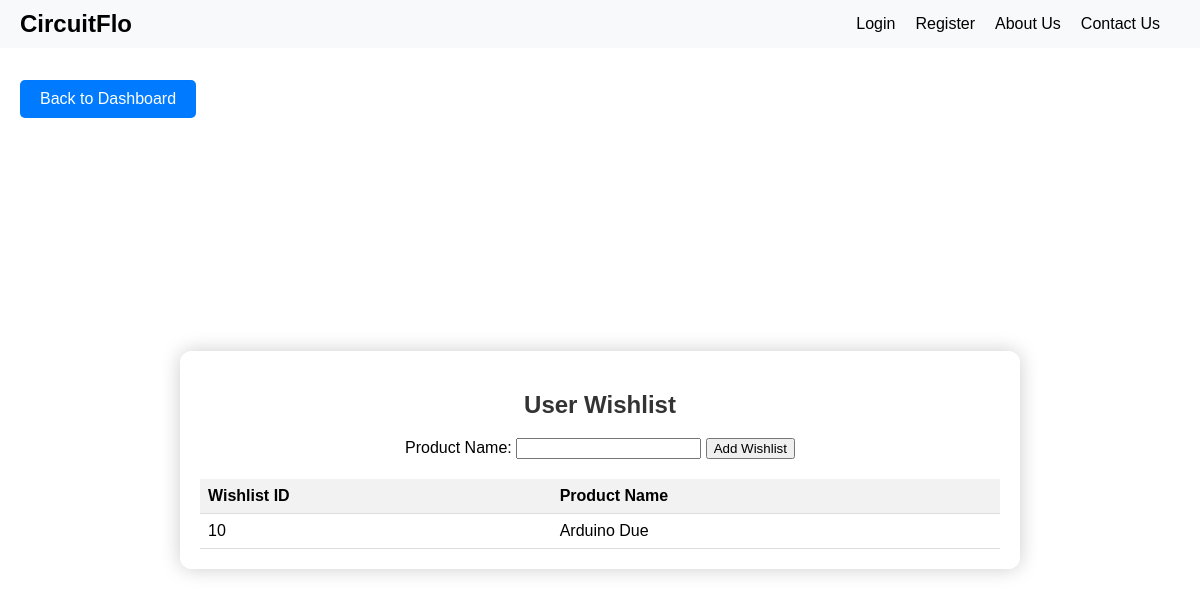
/wishlist.php, run on an earlier commit of the app's database.
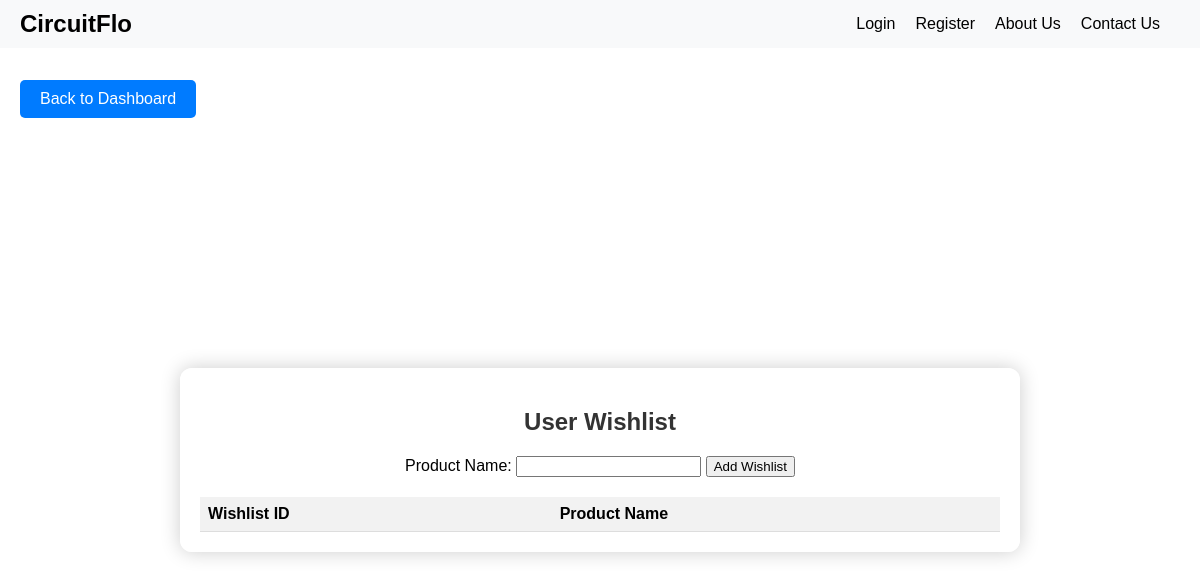
And on a later commit of the database.
### tables this page shows
CREATE TABLE `tblwishlist` (
  `WishlistID` int(6) NOT NULL,
  `UserName` varchar(30) NOT NULL,
  `UserID` int(6) NOT NULL,
  `ProductName` varchar(100) NOT NULL
);

### wishlist.php (the view, shortened to what this page needs)
<?php
include 'connect.php';
$userID = $_SESSION['uniqueid'] ?? "";
$sql = "SELECT WishlistID, ProductName FROM tblwishlist WHERE UserID = '$userID'";
$result = mysqli_query($connection, $sql);
?>
<!DOCTYPE html>
<html lang="en">
<head>
    <link rel="stylesheet" href="wishlist.css">
</head>
<body>
<header class="l-header">
    <?php include 'navbar.php'; ?>
</header>
<a href="dashboard.php" class="back-btn">Back to Dashboard</a>
    <div class="container">
        <h2>User Wishlist</h2>
        <form method="post">
            <label for="product_name">Product Name:</label>
            <input type="text" id="product_name" name="product_name" required>
            <button type="submit">Add Wishlist</button>
        </form>
        <table>
            <thead>
                <tr>
                    <th>Wishlist ID</th>
                    <th>Product Name</th>
                </tr>
            </thead>
            <tbody>
                <?php
                    while($row = mysqli_fetch_assoc($result)) {
                        echo "<tr>";
                        echo "<td>".$row['WishlistID']."</td>";
                        echo "<td>".$row['ProductName']."</td>";
                        echo "</tr>";
                    }
                ?>
            </tbody>
        </table>
    </div>
</body>
</html>

### navbar.php (shortened to what this page needs)
<nav class="nav bd-grid">
    <a href="#" class="nav__logo">CircuitFlo</a>
    <div class="nav__menu" id="nav-menu">
        <ul class="nav__list">
            <li class="nav__item"><a href="login.php" class="nav__link">Login</a></li>
            <li class="nav__item"><a href="register.php" class="nav__link">Register</a></li>
            <li class="nav__item"><a href="#" class="nav__link">About Us</a></li>
            <li class="nav__item"><a href="#" class="nav__link">Contact Us</a></li>
        </ul>
    </div>
</nav>

### wishlist.css (style rules this page uses)
body { font-family: Arial, sans-serif; margin: 0; padding: 0; display: flex; align-items: center; justify-content: center; height: 100vh; background-image: url('images/bgregister.jpg'); background-size: cover; background-position: center; }
.container { width: 80%; max-width: 800px; margin: 0 auto; background-color: rgba(255, 255, 255, 0.9); padding: 20px; border-radius: 12px; box-shadow: 0 0 20px rgba(0, 0, 0, 0.2); text-align: center; }
h2 { text-align: center; color: #333; }
table { width: 100%; border-collapse: collapse; margin-top: 20px; background-color: rgba(255, 255, 255, 0.9); }
th, td { padding: 8px; text-align: left; border-bottom: 1px solid #ddd; }
th { background-color: #f2f2f2; }
.back-btn { position: absolute; top: 20px; left: 20px; background-color: #007bff; border: none; color: white; padding: 10px 20px; text-align: center; text-decoration: none; display: inline-block; font-size: 16px; cursor: pointer; border-radius: 5px; transition: background-color 0.3s; margin-top: 60px; }

### navbar.php (style rules this page uses)
body { font-family: 'Poppins', sans-serif; color: black; margin: 0; padding-top: 60px; }
.l-header { background-color: #f8f9fa; padding: 10px 20px; position: fixed; top: 0; width: 100%; z-index: 1000; }
.nav { display: flex; justify-content: space-between; align-items: center; padding-left: 20px; padding-right: 20px; }
.nav__logo { font-size: 1.5rem; font-weight: bold; text-decoration: none; color: black; }
.nav__menu { display: flex; gap: 20px; }
.nav__list { display: flex; list-style-type: none; margin: 0; padding: 0; }
.nav__item { margin-right: 20px; }
.nav__link { text-decoration: none; color: black; transition: color 0.3s; }

What changed in the data, as far as the page shows it:
removed tblwishlist: WishlistID "10", ProductName "Arduino Due"
